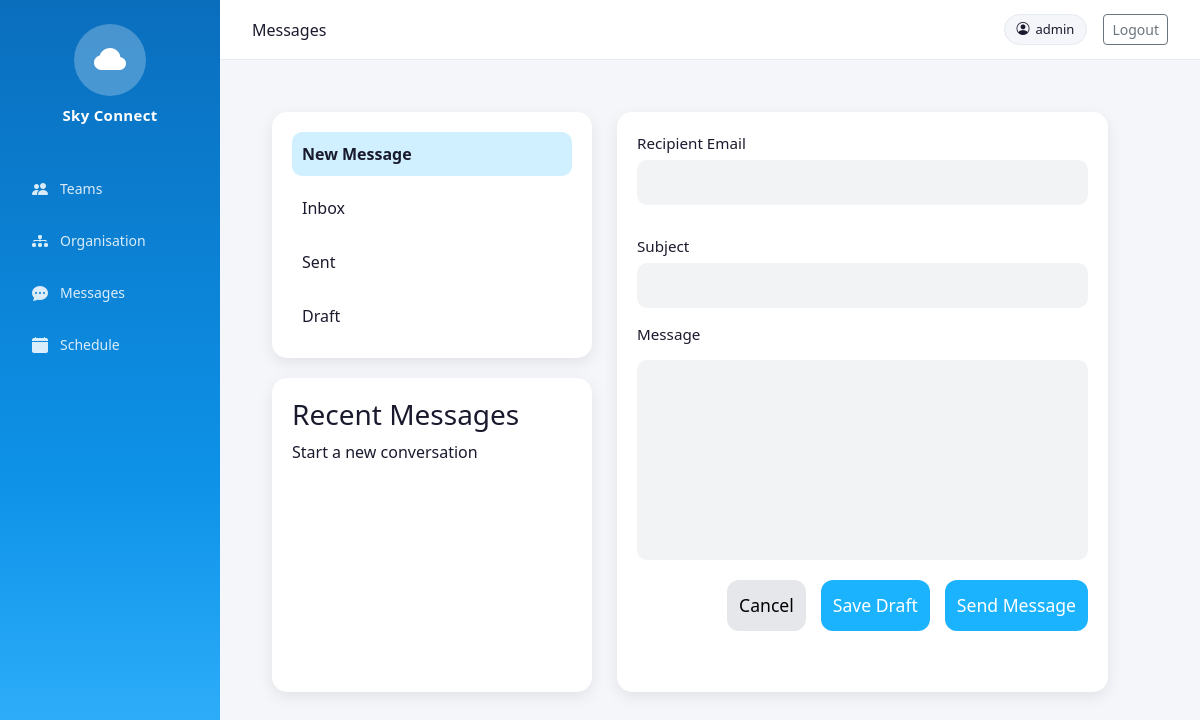
/messages/?message_id=2 (signed in), run on an earlier commit of the app's database.
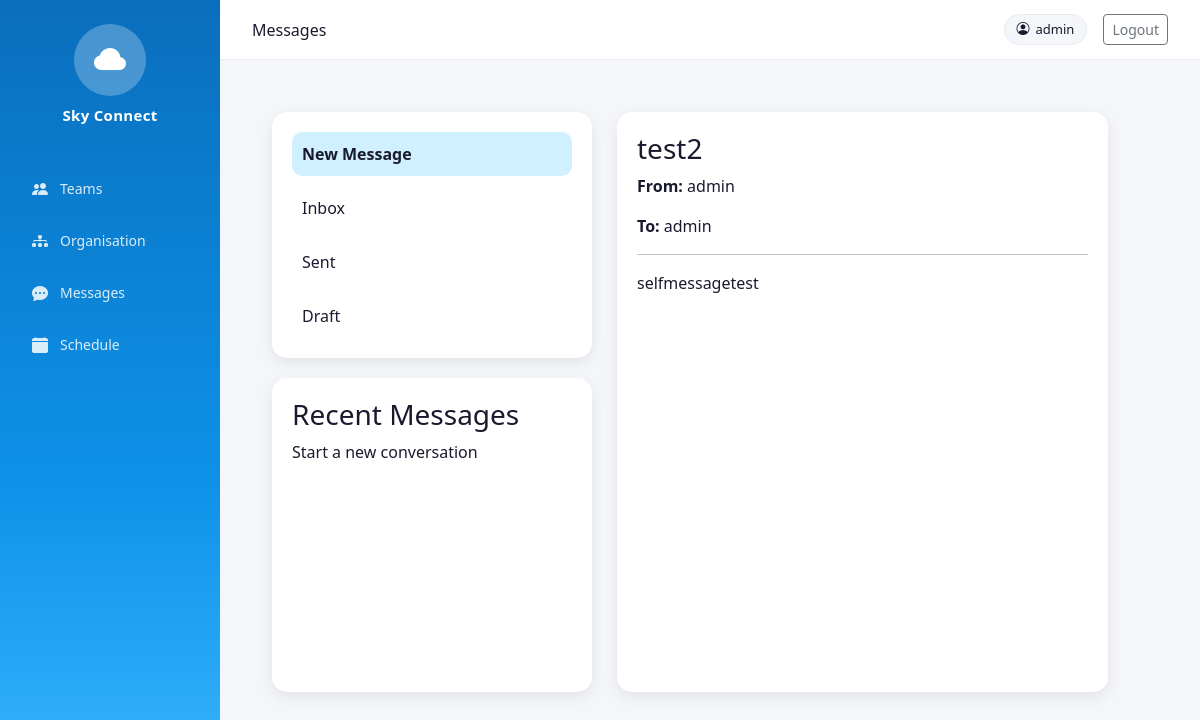
And on a later commit of the database.
### user_messages/models.py (models this page shows, shortened)
class user_messages(models.Model):
    sender = models.ForeignKey(
        User,
        on_delete=models.CASCADE,
        related_name='sent_messages'
    )
    receiver = models.ForeignKey(
        User,
        on_delete=models.CASCADE,
        related_name='received_messages',
        null=True,
        blank=True
    )
    subject = models.CharField(
        max_length=255,
        blank=True,
        null=True
    )
    body = models.TextField(
        blank=True,
        null=True
    )
    created_at = models.DateTimeField(auto_now_add=True)
    is_draft = models.BooleanField(default=False)

### user_messages/views.py (the view, shortened to what this page needs)
# urls.py: path('', messages_page, name='messages'),
@login_required
def messages_page(request):
    if request.method == "POST":
        if request.POST.get("delete_btn"):
            return delete_message(request)
        if request.POST.get("action"):
            return save_or_update_message(request)
        return redirect('/messages/')
    inbox = user_messages.objects.filter(receiver=request.user, is_draft=False)
    sent = user_messages.objects.filter(sender=request.user, is_draft=False)
    drafts = user_messages.objects.filter(sender=request.user, is_draft=True)
    message_id = request.GET.get("message_id")
    selected_message = None
    mode = "new"
    if message_id:
        try:
            selected_message = user_messages.objects.get(id=message_id)
            if selected_message.sender != request.user and selected_message.receiver != request.user:
                selected_message = None
            else:
                if selected_message.is_draft and selected_message.sender == request.user:
                    mode = "edit"
                else:
                    mode = "view"
        except user_messages.DoesNotExist:
            pass
    return render(request, 'MessagePage.html', {
        'inbox': inbox,
        'sent': sent,
        'drafts': drafts,
        'selected_message': selected_message,
        'mode': mode,
        'inbox_empty': not inbox.exists()  #  pass to template
    })

### user_messages/templates/MessagePage.html (shortened to what this page needs)
{% extends 'base.html' %}
{% load static %}
{% block page_title %}Messages{% endblock %}
{% block content %}
<link rel="stylesheet" href="{% static 'css/Messages.css' %}">
<div class="messagesLayout">
    <div class="messagesLeft">
        <div class="messagesCard messagesMenuCard">
            <div class="messagesMenuList">
                <div class="messagesMenuItem activeTab" onclick="switchTab('new', event)">New Message</div>
                <div class="messagesMenuItem" onclick="switchTab('inbox', event)">Inbox</div>
                <div class="messagesMenuItem" onclick="switchTab('sent', event)">Sent</div>
                <div class="messagesMenuItem" onclick="switchTab('draft', event)">Draft</div>
            </div>
        </div>
        <div class="messagesCard">
            <div id="left-new" class="tabContent">
                <h3>Recent Messages</h3>
                <p>Start a new conversation</p>
            </div>
        </div>
    </div>
    <div class="messagesRight">
        <div id="right-new" class="messagesCard messagesFormCard tabContent">
            {% if mode == "view" %}
                <div>
                    <h3>{{ selected_message.subject }}</h3>
                    <p><strong>From:</strong> {{ selected_message.sender.username }}</p>
                    <p><strong>To:</strong> {{ selected_message.receiver.username }}</p>
                    <hr>
                    <p>{{ selected_message.body }}</p>
                </div>
            {% else %}
                <form method="POST">
                    <div class="messagesFormTop">
                        <div class="messagesField">
                            <label class="messagesLabel">Recipient Email</label>
                            <input type="email" name="receiver_email"
                                   value="{{ selected_message.receiver.email|default:'' }}"
                                   class="messagesInput">
                        </div>
                        <div class="messagesField">
                            <label class="messagesLabel">Subject</label>
                            <input type="text" name="subject"
                                   value="{{ selected_message.subject|default:'' }}"
                                   class="messagesInput">
                        </div>
                    </div>
                    <div class="messagesFormMiddle">
                        <label class="messagesLabel">Message</label>
                        <textarea name="body" class="messagesTextarea">{{ selected_message.body|default:'' }}</textarea>
                    </div>
                    <div class="messagesActions">
                        <button type="reset" class="messagesSecondaryBtn">Cancel</button>
                        <button type="submit"
                                name="action"
                                value="draft"
                                class="messagesPrimaryBtn"
                                onclick="removeRequired(); checkDraftEmpty(event)">
                            Save Draft
                        </button>
                        <button type="submit"
                                name="action"
                                value="send"
                                class="messagesPrimaryBtn"
                                onclick="addRequired()">
                            Send Message
                        </button>
                    </div>
                </form>
            {% endif %}
        </div>
    </div>
</div>
{% endblock %}

### templates/base.html (shortened to what this page needs)
{% load static %}
<!DOCTYPE html>
<html lang="en">
<head>
    <link rel="stylesheet" href="https://cdn.jsdelivr.net/npm/bootstrap@5.3.0/dist/css/bootstrap.min.css">
    <link rel="stylesheet" href="https://cdn.jsdelivr.net/npm/bootstrap-icons@1.11.0/font/bootstrap-icons.css">
    <link rel="stylesheet" href="{% static 'css/style.css' %}">
</head>
<body>
<div class="app-wrapper">
    <aside class="sidebar">
        <div class="sidebar-logo">
            <div class="logo-cloud">
                <i class="bi bi-cloud-fill"></i>
            </div>
            <span class="logo-text">Sky Connect</span>
        </div>
        <nav class="sidebar-nav">
            <a href="/teams/" class="nav-item {% block nav_teams %}{% endblock %}">
                <i class="bi bi-people-fill"></i>
                <span>Teams</span>
            </a>
            <a href="/organisation/" class="nav-item {% block nav_org %}{% endblock %}">
                <i class="bi bi-diagram-3-fill"></i>
                <span>Organisation</span>
            </a>
            <a href="/messages/" class="nav-item {% block nav_messages %}{% endblock %}">
                <i class="bi bi-chat-dots-fill"></i>
                <span>Messages</span>
            </a>
            <a href="/schedule/" class="nav-item {% block nav_schedule %}{% endblock %}">
                <i class="bi bi-calendar-fill"></i>
                <span>Schedule</span>
            </a>
        </nav>
    </aside>
    <div class="main-area">
        <header class="topbar">
            <div class="topbar-left">
                {% block page_title %}{% endblock %}
            </div>
            <div class="topbar-right">
                {% if user.is_authenticated %}
                    <div class="user-pill">
                        <i class="bi bi-person-circle"></i>
                        <span>{{ user.username }}</span>
                    </div>
                    <a href="/logout/" class="btn btn-sm btn-outline-secondary ms-2">Logout</a>
                {% else %}
                    <a href="/login/" class="btn btn-sm btn-outline-primary me-2">Login</a>
                    <a href="/signup/" class="btn btn-sm btn-primary">Sign Up</a>
                {% endif %}
            </div>
        </header>
        <main class="page-content">
            {% block content %}{% endblock %}
        </main>
    </div>
</div>
</body>
</html>

### static/css/style.css (style rules this page uses)
:root { --sky-blue: #0072ce; --sky-blue-dark: #005aa0; --sky-blue-light: #3399e0; --sidebar-bg: linear-gradient(180deg, #0a6ebd 0%, #0d92e8 60%, #38b6ff 100%); --sidebar-width: 220px; --topbar-height: 60px; --text-dark: #1a1a2e; --text-muted: #6c757d; --bg-light: #f4f6f9; --card-bg: #ffffff; --border-color: #e5e9f0; --active-badge: #22c55e; --inactive-badge: #94a3b8; --restructuring-badge: #f59e0b; --upstream-color: #3b82f6; --downstream-color: #ec4899; }
* { box-sizing: border-box; margin: 0; padding: 0; }
body { font-family: 'Segoe UI', sans-serif; background: var(--bg-light); color: var(--text-dark); }
.app-wrapper { display: flex; min-height: 100vh; }
.sidebar { width: var(--sidebar-width); background: var(--sidebar-bg); display: flex; flex-direction: column; position: fixed; top: 0; left: 0; height: 100vh; z-index: 100; padding: 1.5rem 1rem; }
.sidebar-logo { display: flex; flex-direction: column; align-items: center; margin-bottom: 2.5rem; gap: 8px; }
.logo-cloud { width: 72px; height: 72px; background: rgba(255, 255, 255, 0.25); border-radius: 50%; display: flex; align-items: center; justify-content: center; font-size: 2rem; color: white; }
.logo-text { color: white; font-size: 15px; font-weight: 700; letter-spacing: 0.3px; }
.sidebar-nav { display: flex; flex-direction: column; gap: 8px; }
.nav-item { display: flex; align-items: center; gap: 12px; padding: 10px 16px; border-radius: 12px; color: rgba(255, 255, 255, 0.85); text-decoration: none; font-size: 14px; font-weight: 500; transition: background 0.2s, color 0.2s; }
.nav-item i { font-size: 16px; }
.main-area { margin-left: var(--sidebar-width); flex: 1; display: flex; flex-direction: column; min-height: 100vh; }
.topbar { height: var(--topbar-height); background: white; border-bottom: 1px solid var(--border-color); display: flex; align-items: center; justify-content: space-between; padding: 0 2rem; position: sticky; top: 0; z-index: 50; }
.topbar-right { display: flex; align-items: center; gap: 8px; }
.user-pill { display: flex; align-items: center; gap: 6px; background: var(--bg-light); border: 1px solid var(--border-color); padding: 5px 12px; border-radius: 20px; font-size: 13px; font-weight: 500; }
.page-content { padding: 2rem; flex: 1; }

### static/css/Messages.css (style rules this page uses)
.messagesLayout { display: flex; gap: 25px; padding: 20px; width: calc(100% - 40px); box-sizing: border-box; height: calc(100vh - 140px); padding-bottom: 60px; }
.messagesLeft { width: 320px; display: flex; flex-direction: column; flex-shrink: 0; gap: 20px; }
.messagesRight { flex: 1; display: flex; width: 100%; }
.messagesRight .messagesCard { flex: 1; width: 100%; max-width: 100%; }
.messagesLeft, .messagesRight { min-height: 0; }
.messagesCard { background-color: rgba(255,255,255,1); border-radius: 15px; padding: 20px; box-shadow: 0 5px 15px rgba(0,0,0,0.08); }
.messagesMenuCard { display: flex; flex-direction: column; gap: 15px; }
.messagesMenuList { display: flex; flex-direction: column; gap: 10px; }
.messagesMenuItem { padding: 10px; border-radius: 10px; cursor: pointer; }
.messagesFormCard { display: flex; flex-direction: column; justify-content: space-between; height: 100%; }
.messagesLeft, .messagesRight { display: flex; flex-direction: column; }
.messagesRight .messagesCard, .messagesLeft .messagesCard:last-child { flex: 1; overflow-y: auto; }
.activeTab { background-color: rgba(28,179,254,0.2); font-weight: bold; }
.tabContent { animation: fadeIn 0.2s ease; }

What changed in the data, as far as the page shows it:
added user_messages: subject "test2", sender.username "admin", receiver.username "admin", body "selfmessagetest"
Also different on the page:
text no longer shown: "Recipient Email Subject Message Cancel Save Draft Send Message"
text now shown: "From: To:"
